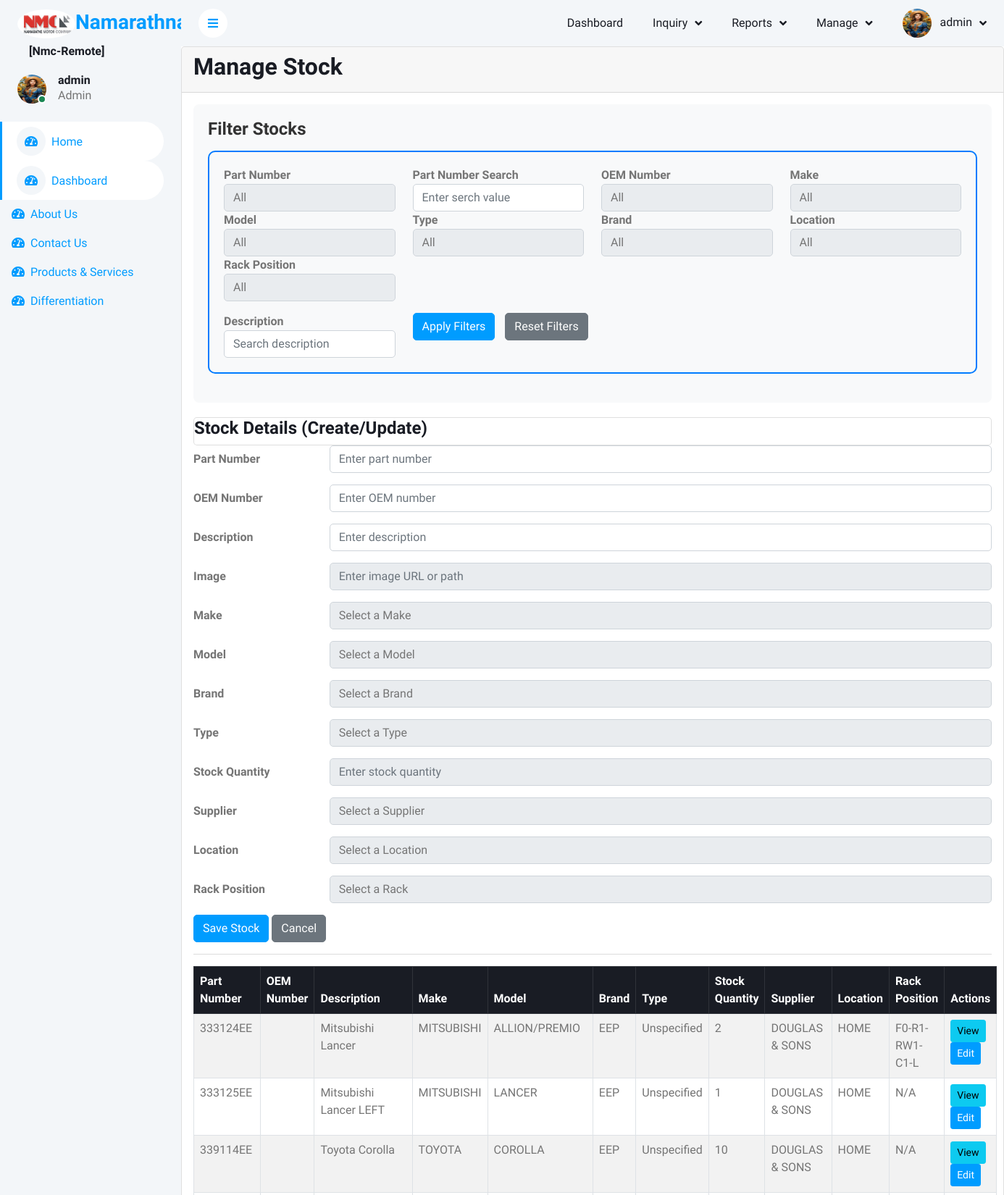
Screenshot of /manage_stock.php (signed in, upper part) with the database file from the repository.
### tables this page shows
CREATE TABLE `stocks` (
  `id` int(11) NOT NULL,
  `location_id` int(11) NOT NULL,
  `part_number` varchar(50) NOT NULL,
  `description` varchar(255) DEFAULT NULL,
  `image` varchar(255) DEFAULT NULL,
  `category_id` int(11) DEFAULT NULL,
  `cost` decimal(10,2) DEFAULT 0.00,
  `selling_price` decimal(10,2) DEFAULT 0.00,
  `stock_quantity` int(11) DEFAULT 0,
  `supplier_id` int(11) DEFAULT NULL,
  `model_id` int(11) DEFAULT NULL,
  `created_at` timestamp NOT NULL DEFAULT current_timestamp(),
  `flag` enum('active','inactive') NOT NULL DEFAULT 'active',
  `brand_id` int(11) DEFAULT NULL,
  `type_id` int(11) NOT NULL DEFAULT 3,
  `pricelistpage` int(11) NOT NULL,
  `oem_number` varchar(25) NOT NULL,
  `fifo_queue_id` int(11) DEFAULT NULL,
  `rack_id` int(11) DEFAULT 5 COMMENT 'Reference to rack location',
  `alert_threshold` int(11) DEFAULT 5 COMMENT 'Minimum quantity before alert is triggered',
  `last_alert_date` datetime DEFAULT NULL COMMENT 'Date when last low stock alert was sent'
);

CREATE TABLE `categories` (
  `id` int(11) NOT NULL,
  `category_name` varchar(50) NOT NULL,
  `flag` enum('active','inactive') NOT NULL DEFAULT 'active'
);

CREATE TABLE `models` (
  `id` int(11) NOT NULL,
  `model_name` varchar(50) NOT NULL,
  `flag` enum('active','inactive') NOT NULL DEFAULT 'active'
);

CREATE TABLE `brands` (
  `id` int(11) NOT NULL,
  `brand_name` varchar(255) NOT NULL,
  `flag` enum('active','inactive') DEFAULT 'active',
  `created_at` timestamp NOT NULL DEFAULT current_timestamp(),
  `updated_at` timestamp NOT NULL DEFAULT current_timestamp() ON UPDATE current_timestamp()
);

CREATE TABLE `types` (
  `id` int(11) NOT NULL,
  `type_name` varchar(25) NOT NULL,
  `flag` enum('active','inactive') DEFAULT 'active',
  `created_at` timestamp NOT NULL DEFAULT current_timestamp(),
  `updated_at` timestamp NOT NULL DEFAULT current_timestamp() ON UPDATE current_timestamp()
);

CREATE TABLE `suppliers` (
  `id` int(11) NOT NULL,
  `supplier_name` varchar(100) NOT NULL,
  `contact_info` varchar(255) DEFAULT NULL,
  `flag` enum('active','inactive') NOT NULL DEFAULT 'active'
);

CREATE TABLE `locations` (
  `id` int(11) NOT NULL,
  `location_name` varchar(100) NOT NULL,
  `address` varchar(255) DEFAULT NULL,
  `city` varchar(100) DEFAULT NULL,
  `state` varchar(100) DEFAULT NULL,
  `country` varchar(100) DEFAULT NULL,
  `flag` enum('active','inactive') NOT NULL DEFAULT 'active',
  `created_at` timestamp NOT NULL DEFAULT current_timestamp(),
  `updated_at` timestamp NOT NULL DEFAULT current_timestamp() ON UPDATE current_timestamp()
);

CREATE TABLE `racks` (
  `id` int(11) NOT NULL,
  `location_id` int(11) DEFAULT NULL,
  `floor` int(11) NOT NULL COMMENT '0, 1, 2 etc.',
  `rack_number` int(11) NOT NULL COMMENT '1, 2 etc.',
  `row_number` int(11) NOT NULL COMMENT '1, 2 etc.',
  `column_number` int(11) NOT NULL COMMENT '1, 2 etc.',
  `side` enum('left','right','middle','top','bottom') NOT NULL,
  `description` varchar(255) DEFAULT NULL,
  `created_at` timestamp NOT NULL DEFAULT current_timestamp(),
  `updated_at` timestamp NOT NULL DEFAULT current_timestamp() ON UPDATE current_timestamp(),
  `location_code` varchar(50) DEFAULT NULL,
  `status` enum('active','inactive') NOT NULL DEFAULT 'active'
);

### manage_stock.php (the view, shortened to what the rows shown need)
<?php
$crud_permissions = $_SESSION['crud_permissions'];
include('header.php');
$stocks = [];
$sql = "SELECT
s.*, c.category_name, m.model_name, b.brand_name, t.type_name,
su.supplier_name, l.location_name, r.location_code AS rack_location
FROM stocks s
LEFT JOIN categories c ON s.category_id = c.id
LEFT JOIN models m ON s.model_id = m.id
LEFT JOIN types t ON s.type_id = t.id
LEFT JOIN suppliers su ON s.supplier_id = su.id
LEFT JOIN locations l ON s.location_id = l.id
LEFT JOIN racks r ON s.rack_id = r.id
LEFT JOIN brands b ON s.brand_id = b.id
WHERE 1 = 1
";
$sql .= " AND s.flag = 'active'";
try {
    $stmt = $conn->prepare($sql);
    $stmt->execute();
    $stocks = $stmt->fetchAll(PDO::FETCH_ASSOC);
} catch (PDOException $e) {
    die("An error occurred: " . $e->getMessage());
}
?>
<!DOCTYPE html>
<html lang="en">
<head>
</head>
<body>
    <div class="card">
        <div class="card-header">
            <h2>Manage Stock</h2>
        </div>
        <div class="card-body">
            <table class=" table-striped table table-bordered">
                <thead class="table-dark">
                    <tr>
                        <th>Part Number</th>
                        <th>OEM Number</th>
                        <th>Description</th>
                        <th>Make</th>
                        <th>Model</th>
                        <th>Brand</th>
                        <th>Type</th>
                        <th>Stock Quantity</th>
                        <th>Supplier</th>
                        <th>Location</th>
                        <th>Rack Position</th>
                        <th>Actions</th>
                    </tr>
                </thead>
                <tbody>
                    <?php if (!empty($stocks)): ?>
                        <?php foreach ($stocks as $stock) { ?>
                            <tr>
                                <td><?php echo $stock['part_number']; ?></td>
                                <td><?php echo $stock['oem_number']; ?></td>
                                <td><?php echo $stock['description']; ?></td>
                                <td><?php echo $stock['category_name']; ?></td>
                                <td><?php echo $stock['model_name']; ?></td>
                                <td><?php echo $stock['brand_name']; ?></td>
                                <td><?php echo $stock['type_name']; ?></td>
                                <td><?php echo $stock['stock_quantity']; ?></td>
                                <td><?php echo $stock['supplier_name']; ?></td>
                                <td><?php echo $stock['location_name']; ?></td>
                                <td><?php echo $stock['rack_location'] ?? 'N/A'; ?></td>
                                <td>
                                    <a href="manage_stock.php?view=<?php echo $stock['id']; ?>" class="btn btn-info btn-sm">View</a>
                                    <?php if ($crud_permissions['flag_update'] === 'active'): ?>
                                        <a href="manage_stock.php?edit=<?php echo $stock['id']; ?>" class="btn btn-primary btn-sm">Edit</a>
                                    <?php endif; ?>
                                </td>
                            </tr>
                        <?php } ?>
                    <?php else: ?>
                        <tr>
                            <td colspan="15" class="text-center">No stock records found.</td>
                        </tr>
                    <?php endif; ?>
                </tbody>
            </table>
        </div>
    </div>
    <?php include('footer.php'); ?>
</body>
</html>

### rows the page displays
stocks: part_number "333124EE", description "Mitsubishi Lancer", category.category_name "MITSUBISHI", model.model_name "ALLION/PREMIO", brand.brand_name "EEP", type.type_name "Unspecified", stock_quantity "2", supplier.supplier_name "DOUGLAS & SONS", location.location_name "HOME", rack.location_code "F0-R1-RW1-C1-L"
stocks: part_number "333125EE", description "Mitsubishi Lancer LEFT", category.category_name "MITSUBISHI", model.model_name "LANCER", brand.brand_name "EEP", type.type_name "Unspecified", stock_quantity "1", supplier.supplier_name "DOUGLAS & SONS", location.location_name "HOME", rack_location "N/A"
stocks: part_number "339114EE", description "Toyota Corolla", category.category_name "TOYOTA", model.model_name "COROLLA", brand.brand_name "EEP", type.type_name "Unspecified", stock_quantity "10", supplier.supplier_name "DOUGLAS & SONS", location.location_name "HOME", rack_location "N/A"

### other values shown
$prj_id_ "[Nmc-Remote]"
$_SESSION['username'] "admin"
$_SESSION['role_name'] "Admin"
$menu_item['menu_name_'] "Dashboard"
